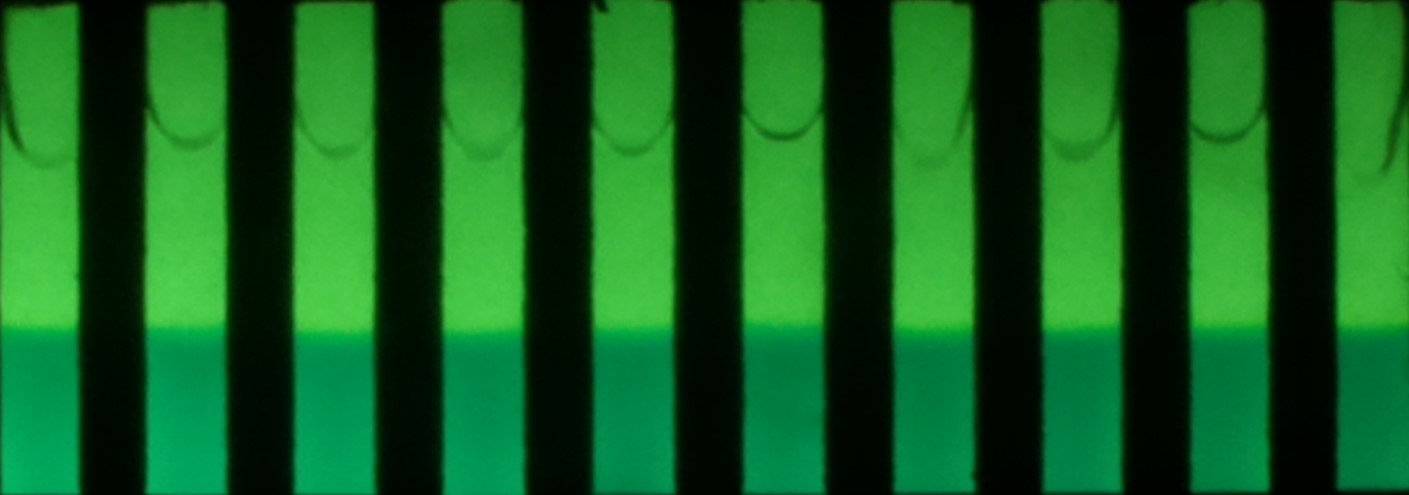
%> input picture cutetNeuGelbFilterImage.jpg, 1409 x 495 px
$ octave --eval "result = getBoundingBoxes(imread('cutetNeuGelbFilterImage.jpg'));"   (GNU Octave 9; MATLAB toolbox functions it lacks are replaced by stand-ins)
%> lines starting %> are read from the running program, lines starting %| are printed output that depends on the picture; in (x1, y1, x2, y2) boxes, pixels count from 0 and x2, y2 are one past the last pixel; in counts of white or black regions, pixels touching at a corner belong together; the program's own positions count from 1
function [stats,centroids] = getBoundingBoxes(RGB)
% Rahmenbegrenzungen der einzelnen Küvetten des Bildes
% ermitteln und zwischenspeichern

    % Schwellenwert festlegen
    threshold = 0.07;

    % Bild wird anhand des Schwellenwerts in ein Schwarz-Weiß-Bild
    % konvertiert
    I = rgb2gray(RGB);
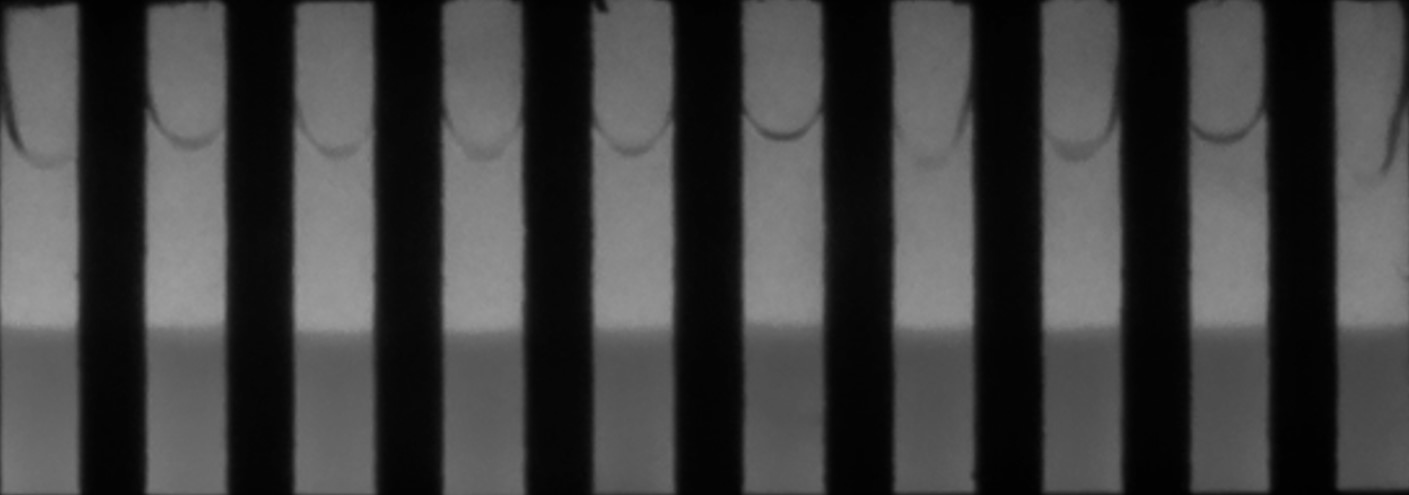
%> I: size 495x1409 uint8; min 1, max 158, mean 63.9
    bw = imbinarize(I, threshold );
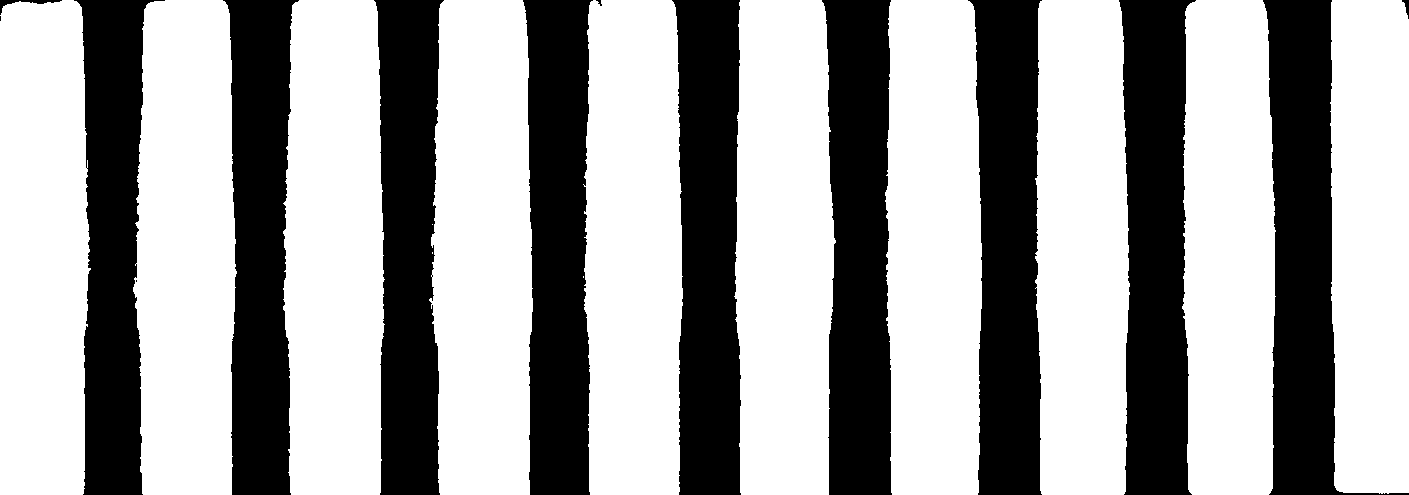
%> bw: size 495x1409 logical; 63% white; 14 black regions (3 under 20 px), largest, box (x1, y1, x2, y2) and area: (1263, 0, 1409, 495) 29918, (1119, 0, 1196, 495) 29606, (968, 0, 1042, 495) 29304

    % Alle Objekte von dem Schwarz-Weiß-Bild entfernen, die weniger als 300
    % Pixel groß sind.
    bw = bwareaopen(bw,300);

    % Lücken in dem Schwarz-Weiß-Bild schließen
    se = strel('disk',9);
    bw = imclose(bw, se);
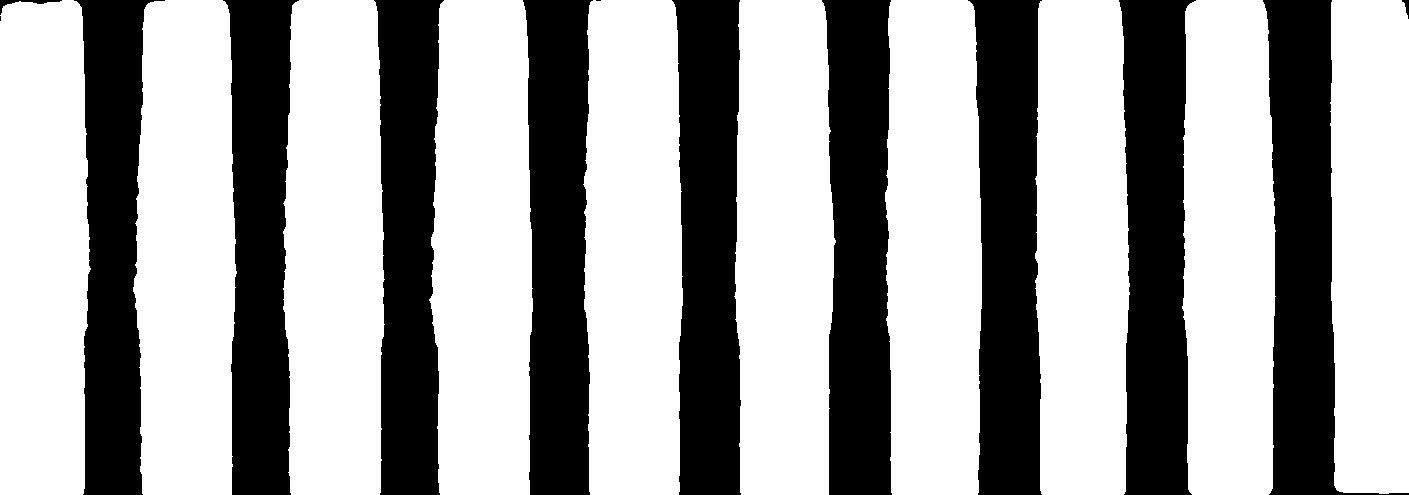
%> bw: size 495x1409 logical; 63.2% white; 13 black regions (2 under 20 px)

    % Rahmenbegrenzungen ermitteln.
    % B hat die Pixelwerte der Grenzen aller Objekte
    % L hat die Pixelwerte der Grenzen, einschliesslich dessen, was sich
    % darin befindet
    [B,L] = bwboundaries(bw);
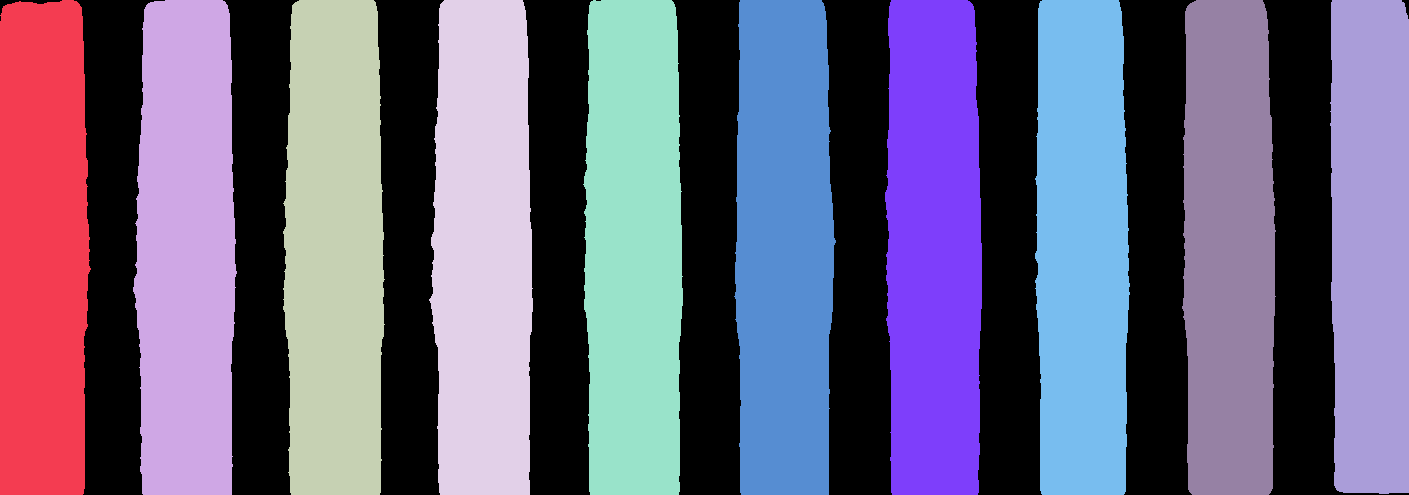
%> L: size 495x1409 double; 11 distinct labels, from 0 to 10; one colour per label, 0 black
%> B = 10 boundaries; largest, box (x1, y1, x2, y2) and points: (734, 0, 836, 495) 1157, (429, 0, 533, 495) 1156, (583, 0, 683, 495) 1156, (283, 0, 385, 495) 1153, (885, 0, 982, 495) 1151

    % Über alle gefundenen Objekte/Küvetten iterieren
    for k=1:length(B)
        % Die Rahmenbegrenzungen der aktuellen Küvette in der Sammlung
        % boundary speichern
        boundary = B{k};
    end
%> this loop made 10 passes

    % Beschriftungsmatrix des Schwarz-Weiß-Bild erstellen
    % (Achter-Verbundenheit)
    [bwLabel,num] = bwlabel(bw,8);
%> num = 10

    % Die Rahmenbegrenzungen durch regionprops ermitteln und in stats
    % speichern
    stats = regionprops(bwLabel, 'BoundingBox');
%> stats = 10 regions; largest, box (x1, y1, x2, y2): (133, 0, 237, 495), (429, 0, 533, 495), (283, 0, 385, 495), (734, 0, 836, 495), (583, 0, 683, 495)

    % Die Schwerpunkt der gefundenen Objekte durch regionprops ermitteln
    % und in stats speichern
    centroids = regionprops(bw,'centroid');
%> centroids = 10 regions; first 5, Centroid: [43.5 249.8], [186.7 250], [335.1 249.9], [483.5 249.7], [634.1 248.7]
%> `result = getBoundingBoxes(imread('cutetNeuGelbFilterImage.jpg'));`: result has the same summary as stats in getBoundingBoxes
end
